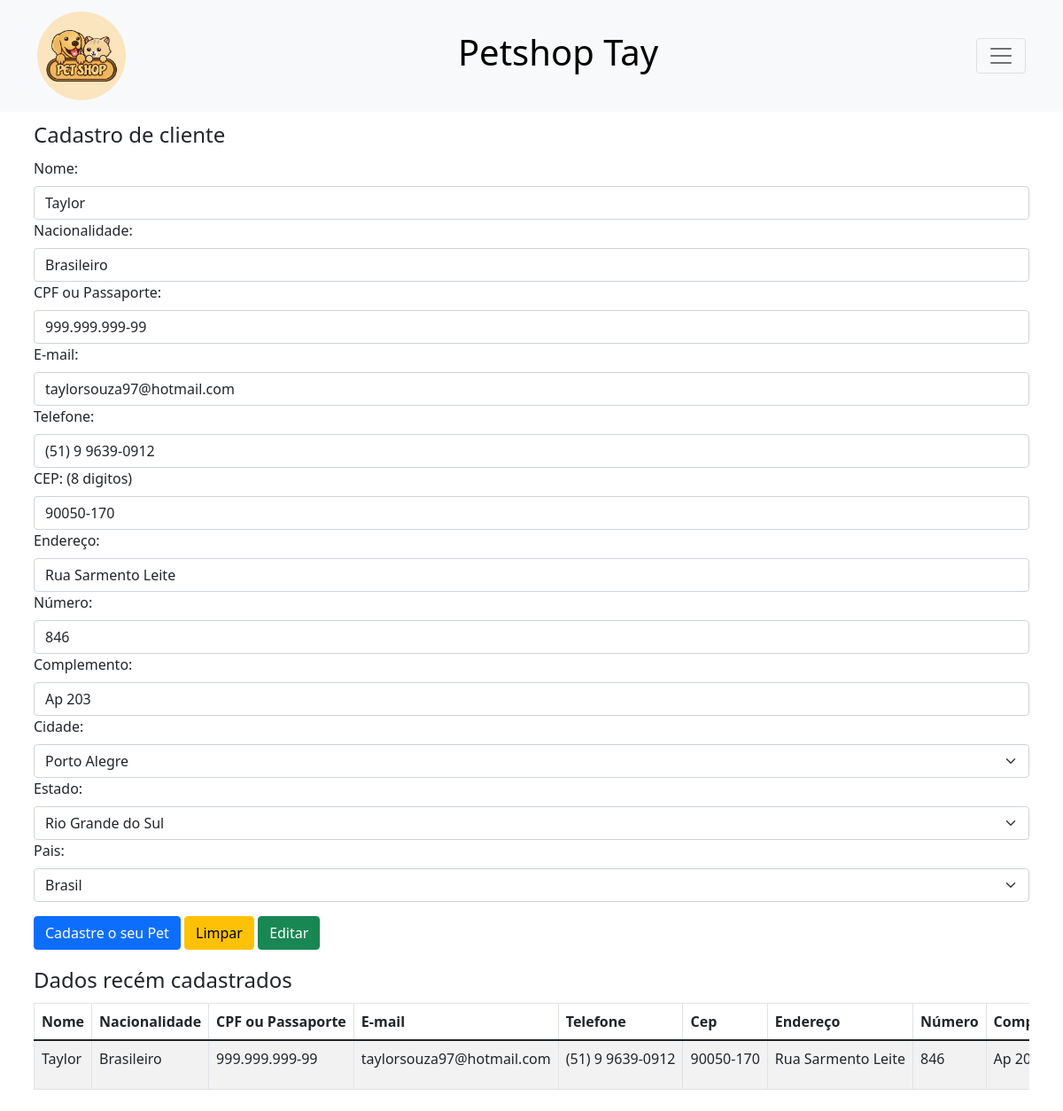
The page /view/FrmCliente.php?editar&id=14 on the database its author committed.
### tables this page shows
CREATE TABLE `cliente` (
  `id` int(11) NOT NULL,
  `nome` varchar(255) NOT NULL,
  `nacionalidade` varchar(255) NOT NULL,
  `cpf` varchar(14) NOT NULL,
  `email` varchar(255) NOT NULL,
  `telefone` varchar(20) NOT NULL,
  `cep` varchar(10) NOT NULL,
  `endereco` varchar(450) NOT NULL,
  `numero` varchar(20) NOT NULL,
  `complemento` varchar(25) NOT NULL,
  `id_cidade` int(11) NOT NULL,
  `id_estado` int(11) NOT NULL,
  `id_pais` int(11) NOT NULL
);

### view/FrmCliente.php (the view, shortened to what the rows shown need)
<?php
include_once "../DAO/PaisDao.php";
include_once "../DAO/EstadoDao.php";
include_once "../DAO/CidadeDao.php";
include_once "../DAO/ClienteDao.php";
$action = 'inserir';
if (isset($_REQUEST['editar'])) {
    $cliente = ClienteDao::buscarPorId($_GET['id']);
    $values['nome'] = $cliente->getNome();
    $values['nacionalidade'] = $cliente->getNacionalidade();
    $values['cpf'] = $cliente->getCpf();
    $values['email'] = $cliente->getEmail();
    $values['telefone'] = $cliente->getTelefone();
    $values['cep'] = $cliente->getCep();
    $values['endereco'] = $cliente->getEndereco();
    $values['numero'] = $cliente->getNumero();
    $values['complemento'] = $cliente->getComplemento();
    $values['pais'] = $cliente->getPais();
    $values['estado'] = $cliente->getEstado();
    $values['cidade'] = $cliente->getCidade();
    $action = "editar&id={$cliente->getId()}";
}
?>
<!DOCTYPE html>
<html lang="pt-br">
<head>
    <link href="https://cdn.jsdelivr.net/npm/bootstrap@5.1.3/dist/css/bootstrap.min.css" rel="stylesheet">
    <link rel="stylesheet" href="../public/css/loading.css">
</head>
<body>
    <header>
        <nav class="navbar navbar-light bg-light">
            <div class="d-flex container">
                <h1><a href="../index.php" class="d-xxl-none" style="text-decoration: none; color: black">Petshop Tay</a></h1>
            </div>
        </nav>
    </header>
    <div class="container p-2">
        <fieldset>
            <form method="POST" action="../controller/ClienteController.php?<?= $action ?>">
                <label class="form-label">Nome: </label>
                <input type="text" value="<?= $values['nome'] ?? '' ?>" placeholder="Nome" class="form-control" name="txtNome" required>
                <label class="form-label">Nacionalidade: </label>
                <input type="text" value="<?= $values['nacionalidade'] ?? '' ?>" placeholder="Nacionalidade" class="form-control" name="txtNacionalidade" required>
                <label class="form-label">CPF ou Passaporte: </label>
                <input type="text" value="<?= $values['cpf'] ?? '' ?>" placeholder="CPF ou Passaporte" class="form-control" name="txtCPF" id="cpf" required>
                <label class="form-label">E-mail: </label>
                <input type="email" value="<?= $values['email'] ?? '' ?>" placeholder="E-mail" class="form-control" name="txtEmail" required>
                <label class="form-label">Telefone: </label>
                <input type="tel" value="<?= $values['telefone'] ?? '' ?>" placeholder="Telefone" class="form-control" id="telefone" name="txtTelefone" required>
                <label class="form-label">CEP: (8 digitos)</label>
                <input type="text" value="<?= $values['cep'] ?? '' ?>" placeholder="CEP" id="cep" onblur="getEndereco()" class="form-control" pattern="\d{5}-?\d{3}" name="txtCep" required>
                <label class="form-label">Endereço: </label>
                <input type="text" value="<?= $values['endereco'] ?? '' ?>" placeholder="Endereço" name="txtEndereco" id="endereco" class="form-control" required>
                <label class="form-label">Número: </label>
                <input type="text" value="<?= $values['numero'] ?? '' ?>" placeholder="Número" name="txtNumero" class="form-control" required>
                <label class="form-label">Complemento: </label>
                <input type="text" value="<?= $values['complemento'] ?? '' ?>" placeholder="Complemento" name="txtComplemento" class="form-control">
                <label class="form-label">Cidade: </label>
                <select class="form-select" name="cidade" id="cidade" required>
                    <?php
                    $listaCidade = CidadeDao::buscar();
                    foreach ($listaCidade as $cidades) {
                        echo "<option " . ($values['cidade'] == $cidades->getNome() ? 'selected' : '') . " value='{$cidades->getNome()}' nome='{$cidades->getNome()}'>{$cidades->getNome()}</option>";
                    }
                    ?>
                </select>
                <label class="form-label">Estado: </label>
                <select class="form-select" name="estado" id="estado" required>
                    <?php
                    $listaEstado = EstadoDao::buscar();
                    foreach ($listaEstado as $estados) {
                        echo "<option ". ($values['estado'] == $estados->getNome() ? 'selected' : '') ." value='{$estados->getNome()}' uf='{$estados->getUf()}' nome='{$estados->getNome()}'>{$estados->getNome()}</option>";
                    }
                    ?>
                </select>
                <label class="form-label">Pais: </label>
                <select class="form-select" name="pais" id="pais" required>
                    <?php
                    $listaPais = PaisDao::buscar();
                    foreach ($listaPais as $paises) {
                        echo "<option ". ($values['pais'] == $paises->getNome() ? 'selected' : '') ." value='{$paises->getNome()}'>{$paises->getNome()}</option>";
                    }
                    ?>
                </select>
                <a href="FrmPet.php" class="btn btn-primary my-3">Cadastre o seu Pet</a>
                <input type="reset" value="Limpar" class="btn btn-warning">
                <input type="submit" value="<?= isset($_REQUEST['editar']) ? 'Editar' : 'Cadastrar' ?>" class="btn btn-success">
            </form>
        </fieldset>
        <fieldset>
            <div class="table-responsive">
                <table class="table table-striped table-hover table-bordered">
                    <thead>
                        <tr class="text-nowrap">
                            <th>Nome</th>
                            <th>Nacionalidade</th>
                            <th>CPF ou Passaporte</th>
                            <th>E-mail</th>
                            <th>Telefone</th>
                            <th>Cep</th>
                            <th>Endereço</th>
                            <th>Número</th>
                            <th>Complemento</th>
                        </tr>
                    </thead>
                    <tbody>
                        <?php
                        $listaCliente = ClienteDao::buscar();
                        foreach ($listaCliente as $cliente) {
                            echo '<tr class="text-nowrap">';
                            echo "<td>{$cliente->getNome()}</td>";
                            echo "<td>{$cliente->getNacionalidade()}</td>";
                            echo "<td>{$cliente->getCpf()}</td>";
                            echo "<td>{$cliente->getEmail()}</td>";
                            echo "<td>{$cliente->getTelefone()}</td>";
                            echo "<td>{$cliente->getCep()}</td>";
                            echo "<td>{$cliente->getEndereco()}</td>";
                            echo "<td>{$cliente->getNumero()}</td>";
                            echo "<td>{$cliente->getComplemento()}</td>";
                            echo '</tr>';
                        }
                        ?>
                    </tbody>
                </table>
            </div>
        </fieldset>
    </div>
    <?php
    include "templates/footer.php";
    ?>

### rows shown on the page
cliente: txtNome "Taylor", txtNacionalidade "Brasileiro", txtCPF "999.999.999-99", txtEmail "taylorsouza97@hotmail.com", txtTelefone "(51) 9 9639-0912", txtCep "90050-170", txtEndereco "Rua Sarmento Leite", txtNumero "846", txtComplemento "Ap 203", nome "Taylor", nacionalidade "Brasileiro", cpf "999.999.999-99", email "taylorsouza97@hotmail.com", telefone "(51) 9 9639-0912", cep "90050-170", endereco "Rua Sarmento Leite", numero "846", complemento "Ap…"

### other values the page prints
form field cidade "Porto Alegre"
form field estado "Rio Grande do Sul"
form field pais "Brasil"
